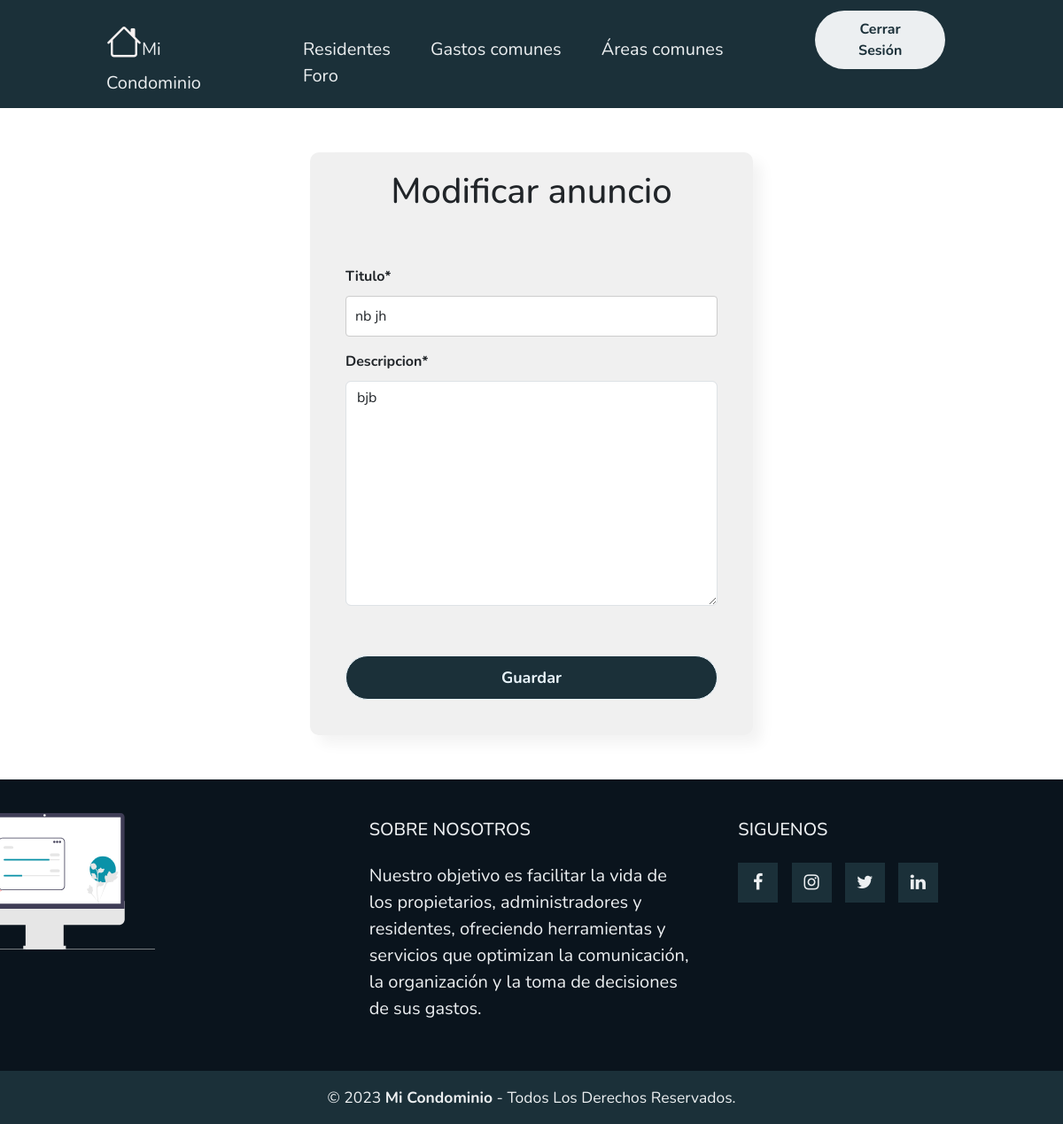
Before: /Modificar-Anuncio/13/ (signed in) with the older database file.
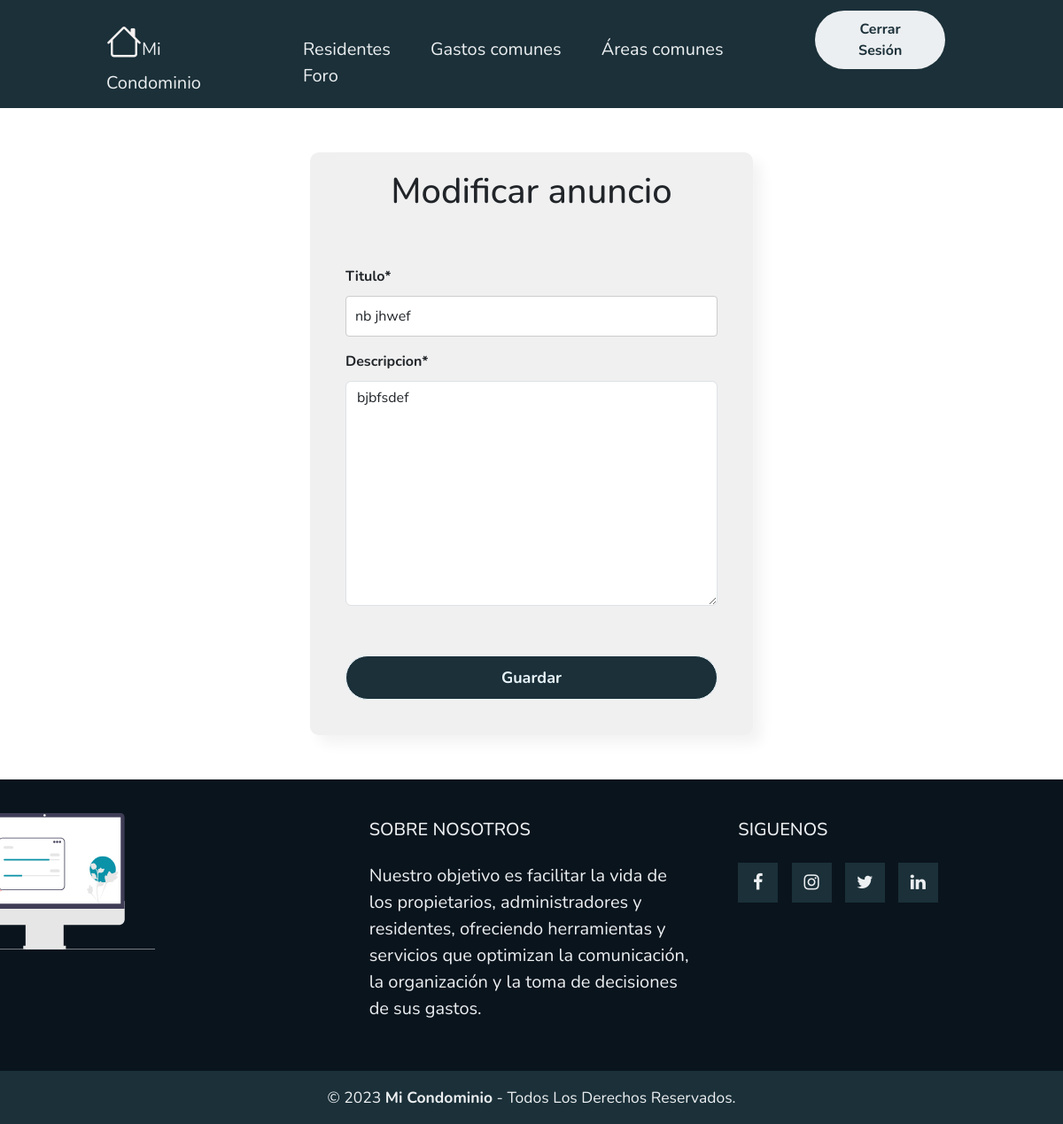
After: the same page with the newer database file.
### myapp/models.py (models this page shows, shortened)
class Anuncio(models.Model):
    titulo = models.CharField(max_length=50)
    descripcion = models.TextField()
    fecha = models.DateField(default=date.today)

### myapp/views.py (the view, shortened to what this page needs)
# urls.py: path('Modificar-Anuncio/<id>/',ModificarAnucio,name="ModificarAnucio"),
@permission_required('myapp.change_Anuncio')
def ModificarAnucio(request, id):
    anuncio = get_object_or_404(Anuncio, id=id)
    data = {
        'form': FormAnucio(instance=anuncio)
    }
    return render(request, 'myapp/Anuncios/ModificarAnuncio.html', data)

### myapp/forms.py
class FormAnucio(forms.ModelForm):
    class Meta:
        model = Anuncio
        fields = ['titulo','descripcion']

### myapp/templates/myapp/Anuncios/ModificarAnuncio.html (shortened to what this page needs)
{% extends 'myapp/base.html' %}
{% block contenido %}
{% load crispy_forms_tags %}
{% load static %}
<link rel="stylesheet" href="{% static 'myapp/css/Formularios/Formularios.css' %}">
<div class="centro">
    <div class="center" style="margin-bottom: 50px; margin-top: 50px;">
        <h1>Modificar anuncio</h1>
        <form class="my-form" action="" method="post" enctype="multipart/form-data">
            {{ form | crispy }}
            <input style="margin-top: 40px;" type="submit" value="Guardar">
        </form>
    </div>
</div>
{% endblock %}

Changed rows visible on the page:
changed Anuncio: titulo "nb jh" → "nb jhwef"; descripcion "bjb" → "bjbfsdef"
